Frame 1 (no input): blank canvas, image omitted
Frame 60 (the mouse pressed at the canvas centre just before this capture): blank canvas, image omitted
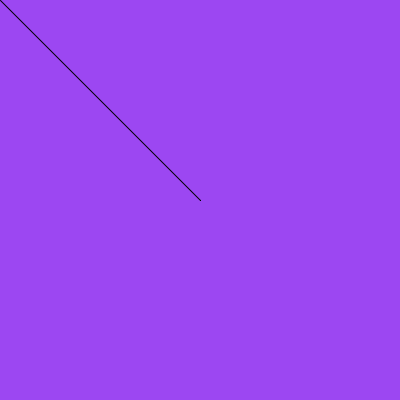
Frame 120 (the mouse held since frame 60 and released just before this capture)

The Processing sketch whose frames 1 and 60 were blank and that drew this single picture after the mouse press (run headless with seeded random() and noise(); from frame 60 on, the mouse is pressed at the canvas centre):

// Processing sketch: week17_2_simple_pinter
// ── week17_2_simple_pinter.pde
void setup(){
 size(400,400);
 background(#9C47F2);
}
void draw(){
  if(mousePressed){
      line(mouseX,mouseY,pmouseX,pmouseY);
  }
}

void keyPressed(){
  if(key=='1') stroke(#47F2E2);
  if(key=='2') stroke(#2986E0);
  if(key=='3') stroke(#29E0A4);
}
